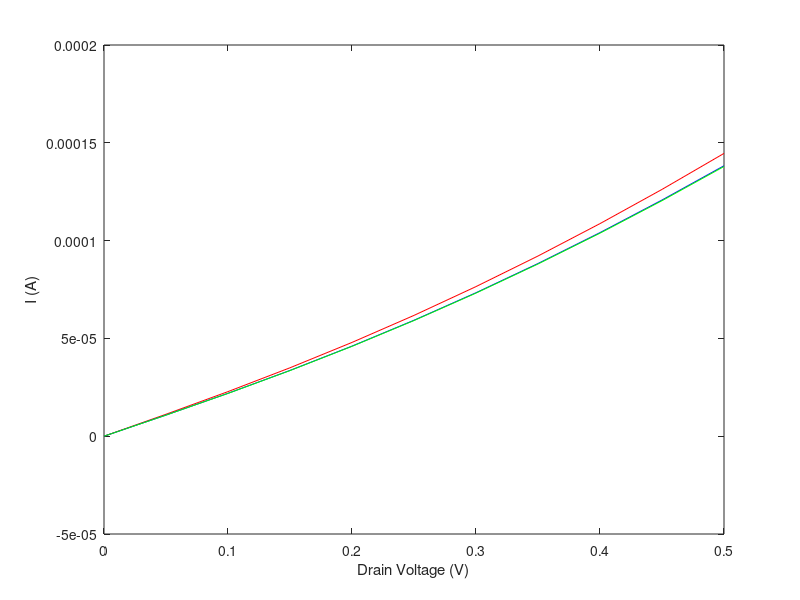

This chart was generated by the following MATLAB code:
clear;


for r = 1:3
    if r == 1 % 10nm spacing
        Deltax = 10e-9; % 1 nm spacing // 0.5nm spacing  // 10nm spacing
        N = 61; % 600-nm-long structure //601  // 1201  //  61
        interface1 = 11; % At x=100 nm //101 // 201  // 11
        interface2 = 51; % At x=500 nm //501 // 1001 // 51
        
    elseif r == 2 % 1nm spacing
        Deltax = 1e-9; % 1 nm spacing // 0.5nm spacing  // 10nm spacing
        N = 601; % 600-nm-long structure //601  // 1201  //  61
        interface1 = 101; % At x=100 nm //101 // 201  // 11
        interface2 = 501; % At x=500 nm //501 // 1001 // 51
        
    else % 0.5nm spacing
        Deltax = 0.5e-9; % 1 nm spacing // 0.5nm spacing  // 10nm spacing
        N = 1201; % 600-nm-long structure //601  // 1201  //  61
        interface1 = 201; % At x=100 nm //101 // 201  // 11
        interface2 = 1001; % At x=500 nm //501 // 1001 // 51
    end
    
    q = 1.602192e-19; % Elementary charge, C
    eps0 = 8.854187817e-12; % Vacuum permittivity, F/m
    k_B = 1.380662e-23; % Boltzmann constant, J/K
    T = 300.0; % Temperature, K
    thermal = k_B*T/q; % Thermal voltage, V
    x = Deltax*transpose([0:N-1]); % real space, m
    eps_si = 11.7; eps_ox = 3.9; % Relative permittivity
    Ndon = 2e21*ones(N,1); % 2e15 /cm^3
    Ndon(1:interface1,1) = 5e23; % 5e17 /cm^3
    Ndon(interface2:N,1) = 5e23; % 5e17 /cm^3
    ni = 1.075e16; % 1.075e10 /cm^3
    coef = Deltax*Deltax*q/eps0;
    mu = 1000e-4; %mobility, 1000cm^2/vs
    A = 1e-12; %Area, 1um^2
    
    
    phi = zeros(N,1);
    phi(:,1) = thermal*log(Ndon(:,1)/ni);
    for newton=1:10
        res = zeros(N,1);
        Jaco = sparse(N,N);
        res(1,1) = phi(1,1) - thermal*log(Ndon(1,1)/ni);
        Jaco(1,1) = 1.0;
        for ii=2:N-1
            res(ii,1) = eps_si*(phi(ii+1,1)-2*phi(ii,1)+phi(ii-1,1));
            Jaco(ii,ii-1) = eps_si;
            Jaco(ii,ii ) = -2*eps_si;
            Jaco(ii,ii+1) = eps_si;
        end
        res(N,1) = phi(N,1) - thermal*log(Ndon(N,1)/ni);
        Jaco(N,N) = 1.0;
        for ii=2:N-1
            res(ii,1) = res(ii,1) - coef*(-Ndon(ii,1)+ni*exp(phi(ii,1)/thermal));
            Jaco(ii,ii) = Jaco(ii,ii) - coef*ni*exp(phi(ii,1)/thermal)/thermal;
        end
        update = Jaco \ (-res);
        phi = phi + update;
        norm(update,inf)
    end
    
    
    
    %%% continuity equation  %%%
    elec = zeros(N,1);
    res_elec = zeros(N,1);
    Jaco_elec = sparse(N,N);
    
    res_elec(1,1) = elec(1,1) - Ndon(1,1);
    Jaco_elec(1,:) = 0.0;
    Jaco_elec(1,1) = 1.0;
    
    for ii=2:N-1
        res_elec(ii,1) = [0.5*(elec(ii+1,1)+elec(ii,1)) * (phi(ii+1,1)-phi(ii,1))/Deltax - thermal * (elec(ii+1,1)-elec(ii,1))/Deltax] - [0.5*(elec(ii,1)+elec(ii-1,1)) * (phi(ii,1)-phi(ii-1,1))/Deltax - thermal * (elec(ii,1)-elec(ii-1,1))/Deltax];
        Jaco_elec(ii,ii+1) = 0.5* (phi(ii+1,1)-phi(ii,1))/Deltax - thermal / Deltax;
        Jaco_elec(ii,ii ) = 0.5* (phi(ii+1,1)-phi(ii,1))/Deltax + thermal / Deltax - 0.5* (phi(ii,1)-phi(ii-1,1))/Deltax + thermal / Deltax;
        Jaco_elec(ii,ii-1) = - 0.5* (phi(ii,1)-phi(ii-1,1))/Deltax - thermal / Deltax;
    end
    
    
    res_elec(N,1) = elec(N,1) - Ndon(N,1);
    Jaco_elec(N,:) = 0.0;
    Jaco_elec(N,N) = 1.0;
    
    update_elec = Jaco_elec \ (-res_elec);
    elec = elec + update_elec;
    
    
    %%% I-V %%%
    
    for bias=1:11
        V_applied(bias,r) = 0.05 * (bias-1);
        
        for newton=1:10
            res = zeros(2*N,1);
            Jaco = sparse(2*N,2*N);
            
            %%% Poisson %%%
            res(1,1) = phi(1,1) - thermal*log(Ndon(1,1)/ni);
            Jaco(1,1) = 1.0;
            
            for ii=2:N-1
                res(2*ii-1,1) = eps_si*(phi(ii+1,1)-2*phi(ii,1)+phi(ii-1,1)) + coef*(Ndon(ii,1)-elec(ii,1));
                Jaco(2*ii-1,2*ii+1) = eps_si;
                Jaco(2*ii-1,2*ii-1) = -2*eps_si;
                Jaco(2*ii-1,2*ii-3) = eps_si;
                Jaco(2*ii-1,2*ii ) = -coef;
            end
            res(2*N-1,1) = phi(N,1) - thermal*log(Ndon(N,1)/ni) - V_applied(bias,r);
            Jaco(2*N-1,2*N-1) = 1.0;
            
            %%% Continuity %%%
            for ii=2:N-1
                res(2*ii,1) = [0.5*(elec(ii+1,1)+elec(ii,1)) * (phi(ii+1,1)-phi(ii,1))/Deltax - thermal * (elec(ii+1,1)-elec(ii,1))/Deltax] - [0.5*(elec(ii,1)+elec(ii-1,1)) * (phi(ii,1)-phi(ii-1,1))/Deltax - thermal * (elec(ii,1)-elec(ii-1,1))/Deltax];
                Jaco(2*ii,2*ii+2) = 0.5* (phi(ii+1,1)-phi(ii,1))/Deltax - thermal / Deltax;
                Jaco(2*ii,2*ii ) = 0.5* (phi(ii+1,1)-phi(ii,1))/Deltax + thermal / Deltax - 0.5* (phi(ii,1)-phi(ii-1,1))/Deltax + thermal / Deltax;
                Jaco(2*ii,2*ii-2) = - 0.5* (phi(ii,1)-phi(ii-1,1))/Deltax - thermal / Deltax;
                Jaco(2*ii,2*ii+1) = [0.5*(elec(ii+1,1)+elec(ii,1)) /Deltax];
                Jaco(2*ii,2*ii-1) = [ - 0.5*(elec(ii+1,1)+elec(ii,1))/Deltax] - [0.5*(elec(ii,1)+elec(ii-1,1)) /Deltax];
                Jaco(2*ii,2*ii-3) = [0.5*(elec(ii,1)+elec(ii-1,1)) /Deltax];
                
                
            end
            
            res(2,1) = elec(1,1) - Ndon(1,1);
            Jaco(2,:) = 0.0;
            Jaco(2,2) = 1.0;
            res(2*N,1) = elec(N,1) - Ndon(N,1);
            Jaco(2*N,:) = 0.0;
            Jaco(2*N,2*N) = 1.0;
            
            Cvector = zeros(2*N,1);
            Cvector(1:2:2*N-1,1) = thermal;
            Cvector(2:2:2*N ,1) = max(abs(Ndon));
            Cmatrix = spdiags(Cvector,0,2*N,2*N);
            Jaco_scaled = Jaco * Cmatrix;
            Rvector = 1./sum(abs(Jaco_scaled),2);
            Rmatrix = spdiags(Rvector,0,2*N,2*N);
            Jaco_scaled = Rmatrix * Jaco_scaled;
            res_scaled = Rmatrix * res;
            update_scaled = Jaco_scaled \ (-res_scaled);
            update = Cmatrix * update_scaled;
            
            phi = phi + update(1:2:2*N-1,1);
            elec = elec + update(2:2:2*N,1);
            norm(update(1:2:2*N-1,1),inf)
        end
        
        I(bias,r) = q*mu*(elec(N,1)*(phi(N,1)-phi(N-1,1))/Deltax-thermal*(elec(N,1)-elec(N-1,1))/Deltax) * A;
        
    end
    
    if r == 1
        plot(V_applied(:,1),I(:,1),'r');
        hold on;
    elseif r == 2
        plot(V_applied(:,1),I(:,2),'b');
        hold on;
    else
        plot(V_applied(:,1),I(:,3),'g');
        hold on;
    end
    
end

xlabel('Drain Voltage (V)')
ylabel('I (A)')
